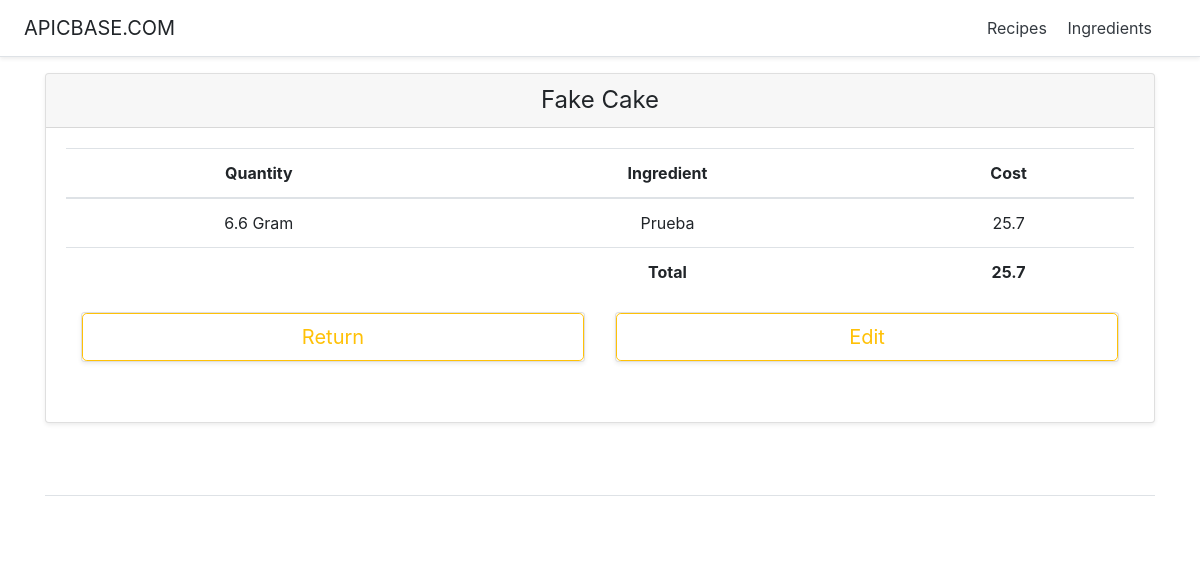
The app's page /recipeManager/2/, older data.
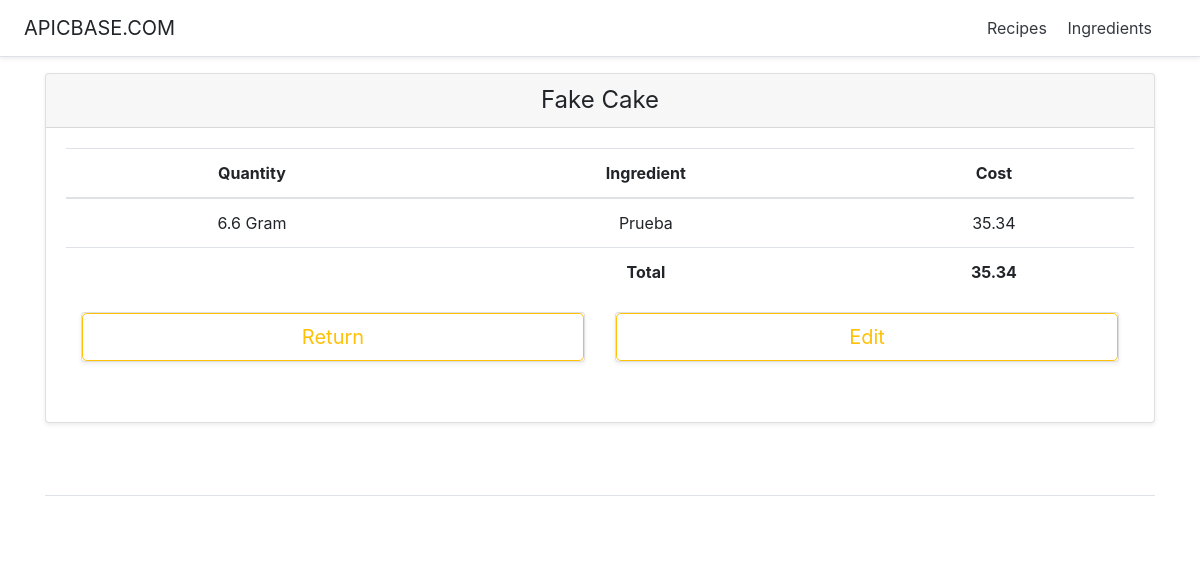
The same page, newer data.
### recipeManager/models.py (models this page shows, shortened)
class Ingredient(models.Model):
    id = models.AutoField(primary_key=True)
    name = models.CharField(max_length=200)
    cost = models.FloatField()
    amount = models.FloatField()
    GRAMS='g.'
    KILOGRAMS='Kg.'
    CENTILITERS='cl.'
    LITERS='l.'
    UNIT_CHOICES = (
        (GRAMS, 'Gram'),
        (KILOGRAMS, 'Kilogram'),
        (CENTILITERS, 'Centiliter'),
        (LITERS, 'Liter')
    )
    unit = models.CharField(
        max_length=2,
        choices=UNIT_CHOICES,
        default=GRAMS,
    )

class Recipe_Ingredients(models.Model):
    recipe = models.ForeignKey(Recipe, on_delete=models.CASCADE)
    ingredient = models.ForeignKey(Ingredient, on_delete=models.CASCADE)
    quantity = models.FloatField()

### recipeManager/views.py (the view)
# urls.py: path('<int:recipe_id>/', views.RecipeDetailView, name='recipeDetail'),
def RecipeDetailView(request, recipe_id):
    recipe = get_object_or_404(Recipe, pk=recipe_id)
    ingredientsCosts, totalCost = calculateCosts(recipe)
    context = {
        'recipe' : recipe,
        'ingredientsCosts' : ingredientsCosts,
        'totalCost' : totalCost}
    return render(request, "recipeManager/recipeDetail.html", context)

### recipeManager/views.py (called while the page is built)
def calculateCosts(recipe):
    ingredients = Ingredient.objects.filter(recipe__id=recipe.id)
    totalCost = 0
    ingredientsCosts = []
    for ingredient in ingredients:
        quant = Recipe_Ingredients.objects.get(recipe__id = recipe.id, ingredient__id = ingredient.id).quantity
        costPerQuantity = round((ingredient.cost / ingredient.amount) * quant, 2)
        totalCost += costPerQuantity
        ingredientsCosts.append((ingredient, quant, costPerQuantity))
    return ingredientsCosts, totalCost

### recipeManager/templates/recipeManager/recipeDetail.html (shortened to what this page needs)
<!DOCTYPE html>
<html lang="en">
   <head>
      {% load static %}
      <link href="{%static 'recipeManager/pricing.css'%}" rel="stylesheet">
      {% load static %}
      <link href="{%static 'recipeManager/bootstrap.min.css'%}" rel="stylesheet">
   </head>
   <body>
      <div class="d-flex flex-column flex-md-row align-items-center p-3 px-md-4 mb-3 bg-white border-bottom shadow-sm">
         <h5 class="my-0 mr-md-auto font-weight-normal">APICBASE.COM</h5>
         <nav class="my-2 my-md-0 mr-md-3">
            <a class="p-2 text-dark" href="{% url 'recipeManager:index' %}">Recipes</a>
            <a class="p-2 text-dark" href="{% url 'recipeManager:ingredients' %}">Ingredients</a>
         </nav>
      </div>
      <div class="container">
         <div class="card-deck mb-3 text-center">
            <div class="card mb-4 shadow-sm">
               <div class="card-header">
                  <h4 class="my-0 font-weight-normal">{{ recipe.name }}</h4>
               </div>
               <div class="card-body">
                  <table class="table table-hover">
                     <thead>
                        <tr>
                           <th scope="col">Quantity</th>
                           <th scope="col">Ingredient</th>
                           <th scope="col">Cost</th>
                        </tr>
                     </thead>
                     <tbody>
                        {% for ingredient, quantity, cost in ingredientsCosts %}
                        <tr>
                           <td>{{ quantity }} {{ ingredient.get_unit_display }}</td>
                           <td>{{ ingredient.name }}</td>
                           <td>{{ cost }}</td>
                        </tr>
                        {% endfor %}
                        <tr>
                           <td></td>
                           <td scope="row"><b>Total</b></td>
                           <td><b>{{ totalCost }}</b></td>
                        </tr>
                     </tbody>
                  </table>
                  <div class="container">
                     <div class="card-deck mb-3 text-center">
                        <div id="returnButtonSection" class="card mb-4 shadow-sm">
                           <a href="{% url 'recipeManager:index' %}" style="text-decoration:none;">
                           <button type="button" class="btn btn-lg btn-block btn-outline-warning">Return</button>
                           </a>
                        </div>
                        <div id="editButtonSection" class="card mb-4 shadow-sm">
                           <button id="editButton" type="button" class="btn btn-lg btn-block btn-outline-warning">Edit</button>
                        </div>
                     </div>
                  </div>
               </div>
            </div>
         </div>
         <footer class="pt-4 my-md-5 pt-md-5 border-top"></footer>
      </div>
   </body>
</html>

Row changes from the older to the newer data that the page shows:
changed Ingredient "Gram": cost "25.7" → "35.34"
Text that changed along with them:
{{ totalCost }}: "25.7" → "35.34"
